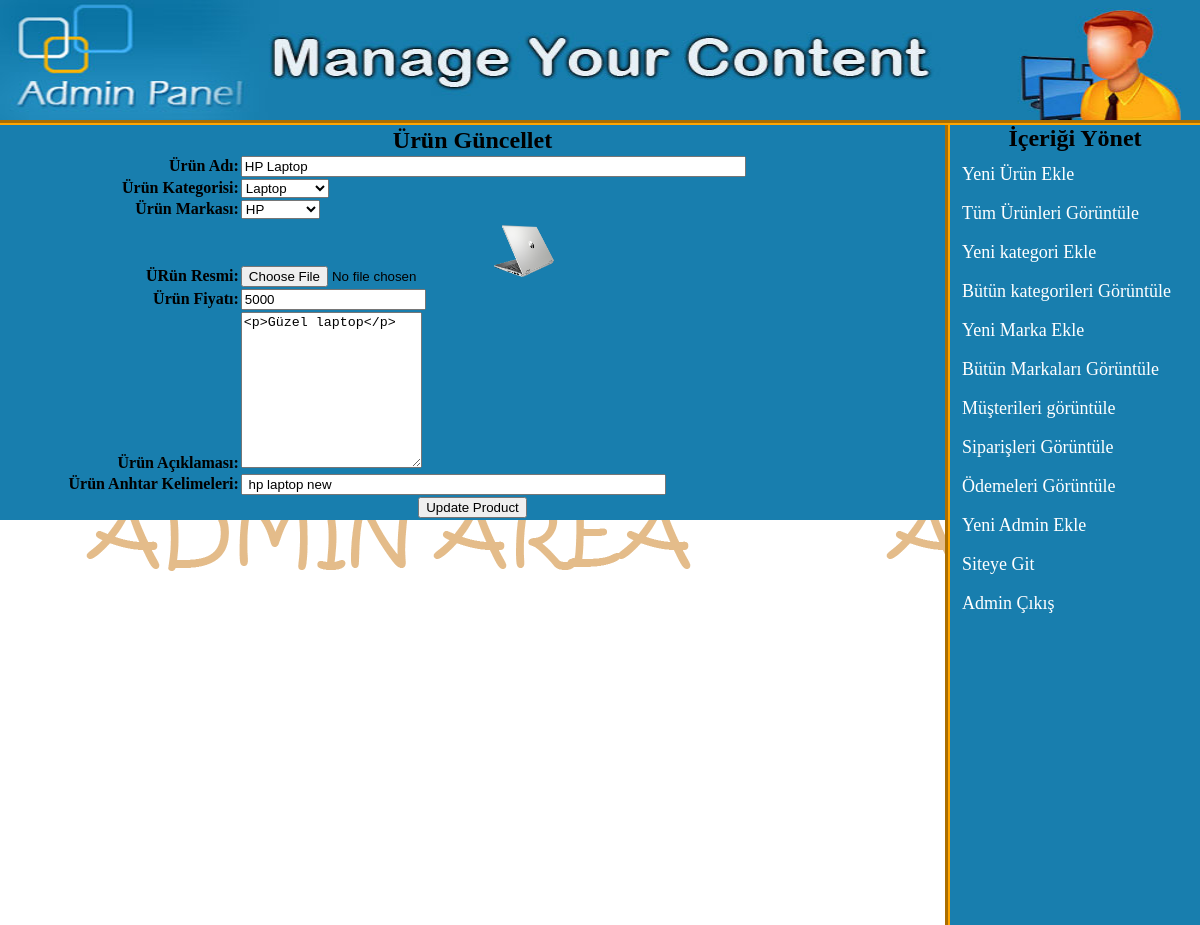
/admin_area/index.php?edit_pro=11 (signed in), run on the app's committed database.
### tables this page shows
CREATE TABLE `products` (
  `product_id` int(100) NOT NULL,
  `product_cat` int(100) NOT NULL,
  `product_brand` int(100) NOT NULL,
  `product_title` varchar(255) NOT NULL,
  `product_price` int(100) NOT NULL,
  `product_desc` text NOT NULL,
  `product_image` text NOT NULL,
  `product_keywords` text NOT NULL,
  `yeni_fiyat` float NOT NULL,
  `indirim` int(100) NOT NULL
);

CREATE TABLE `categories` (
  `cat_id` int(100) NOT NULL,
  `cat_title` varchar(100) NOT NULL
);

CREATE TABLE `brands` (
  `brand_id` int(100) NOT NULL,
  `brand_title` varchar(255) NOT NULL
);

### admin_area/edit_pro.php (the view, shortened to what this page needs)
<!DOCTYPE>
<?php
include("includes/db.php");
if(isset($_GET['edit_pro'])){
	$get_id = $_GET['edit_pro'];
	$get_pro = "select * from products where product_id='$get_id'";
	$run_pro = mysqli_query($con, $get_pro);
	$row_pro=mysqli_fetch_array($run_pro);
		$pro_title = $row_pro['product_title'];
		$pro_image = $row_pro['product_image'];
		$pro_price = $row_pro['product_price'];
		$pro_desc = $row_pro['product_desc'];
		$pro_keywords = $row_pro['product_keywords'];
		$pro_cat = $row_pro['product_cat'];
		$pro_brand = $row_pro['product_brand'];
		$get_cat = "select * from categories where cat_id='$pro_cat'";
		$run_cat=mysqli_query($con, $get_cat);
		$row_cat=mysqli_fetch_array($run_cat);
		$category_title = $row_cat['cat_title'];
		$get_brand = "select * from brands where brand_id='$pro_brand'";
		$run_brand=mysqli_query($con, $get_brand);
		$row_brand=mysqli_fetch_array($run_brand);
		$brand_title = $row_brand['brand_title'];
}
?>
<html>
	<head>
	</head>
<body bgcolor="skyblue">
	<form action="" method="post" enctype="multipart/form-data">
		<table align="center" width="945" border="2" bgcolor="#187eae">
			<tr align="center">
				<td colspan="7"><h2>Ürün Güncellet</h2></td>
			</tr>
			<tr>
				<td align="right"><b>Ürün Adı:</b></td>
				<td><input type="text" name="product_title" size="60" value="<?php echo $pro_title;?>"/></td>
			</tr>
			<tr>
				<td align="right"><b>Ürün Kategorisi:</b></td>
				<td>
				<select name="product_cat" >
					<option><?php echo $category_title; ?></option>
				</select>
				</td>
			</tr>
			<tr>
				<td align="right"><b>Ürün Markası:</b></td>
				<td>
				<select name="product_brand" >
					<option><?php echo $brand_title; ?></option>
				</select>
				</td>
			</tr>
			<tr>
				<td align="right"><b>ÜRün Resmi:</b></td>
				<td><input type="file" name="product_image" /><img src="product_images/<?php echo $pro_image; ?>" width="60" height="60"/></td>
			</tr>
			<tr>
				<td align="right"><b>Ürün Fiyatı:</b></td>
				<td><input type="text" name="product_price" value="<?php echo $pro_price;?>"/></td>
			</tr>
			<tr>
				<td align="right"><b>Ürün Açıklaması:</b></td>
				<td><textarea name="product_desc" cols="20" rows="10"><?php echo $pro_desc;?></textarea></td>
			</tr>
			<tr>
				<td align="right"><b>Ürün Anhtar Kelimeleri:</b></td>
				<td><input type="text" name="product_keywords" size="50" value="<?php echo $pro_keywords;?>"/></td>
			</tr>
			<tr align="center">
				<td colspan="7"><input type="submit" name="update_product" value="Update Product"/></td>
			</tr>
		</table>
	</form>
</body>
</html>

### admin_area/styles/style.css (style rules this page uses)
html, body, div, span, applet, object, iframe, h1, h2, h3, h4, h5, h6, p, blockquote, pre, a, abbr, acronym, address, big, cite, code, del, dfn, em, img, ins, kbd, q, s, samp, small, strike, strong, sub, sup, tt, var, b, u, i, center, dl, dt, dd, ol, ul, li, fieldset, form, label, legend, table, caption, tbody, tfoot, thead, tr, th, td, article, aside, canvas, details, embed, figure, figcaption, footer, header, hgroup, menu, nav, output, ruby, section, summary, time, mark, audio, video { margin: 0; padding: 0; border: 0; vertical-align: baseline; }
body { background:skyblue; }

### data on the page
products: product_title "HP Laptop", product_image (picture), product_price "5000", product_desc "<p>Güzel laptop</p>", product_keywords "hp laptop new"
categories: product_cat "Laptop"
brands: product_brand "HP"
